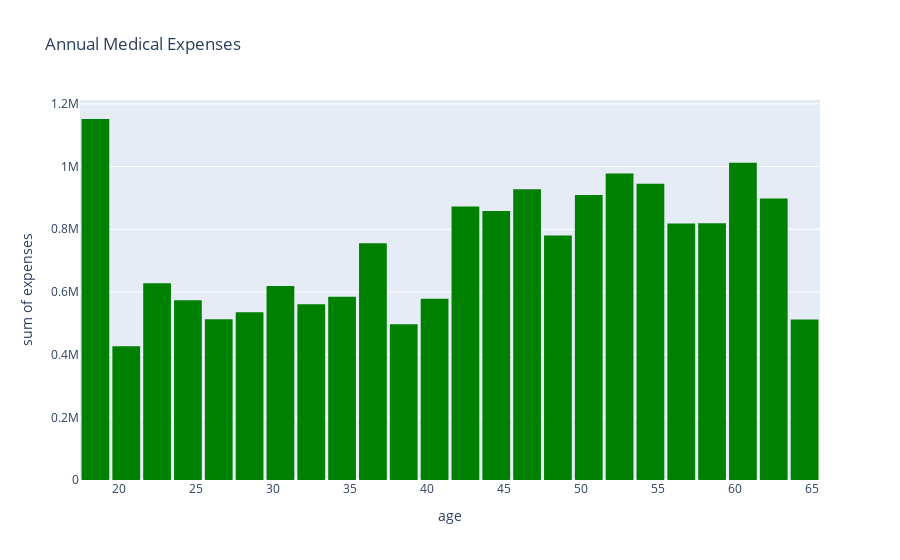

Here is the notebook cell this chart was saved with:
### Markdown cell above
### Distribution of Expenses with respect to Age of the customers

### Code cell
fig = px.histogram(df1,
                    x='age',
                    y='expenses',
                    color_discrete_sequence=['green'],
                    title="Annual Medical Expenses")

fig.update_layout(bargap=0.1)
fig.show()

### Figure 1 — Plotly figure (JSON) as saved in the notebook; plotly's stock layout.template omitted (floating-point values rounded to 4 significant figures; data arrays with more than 128 entries replaced by an {"elided": "..."} marker saying what was removed)
{"data": [{"alignmentgroup": "True", "bingroup": "x", "histfunc": "sum", "hovertemplate": "age=%{x}<br>sum of expenses=%{y}<extra></extra>", "legendgroup": "", "marker": {"color": "green", "pattern": {"shape": ""}}, "name": "", "offsetgroup": "", "orientation": "v", "showlegend": false, "type": "histogram", "x": {"elided": "1338 int values"}, "xaxis": "x", "y": {"elided": "1338 float values"}, "yaxis": "y"}], "layout": {"bargap": 0.1, "barmode": "relative", "legend": {"tracegroupgap": 0}, "title": {"text": "Annual Medical Expenses"}, "xaxis": {"anchor": "y", "domain": [0, 1], "title": {"text": "age"}}, "yaxis": {"anchor": "x", "domain": [0, 1], "title": {"text": "sum of expenses"}}}}
